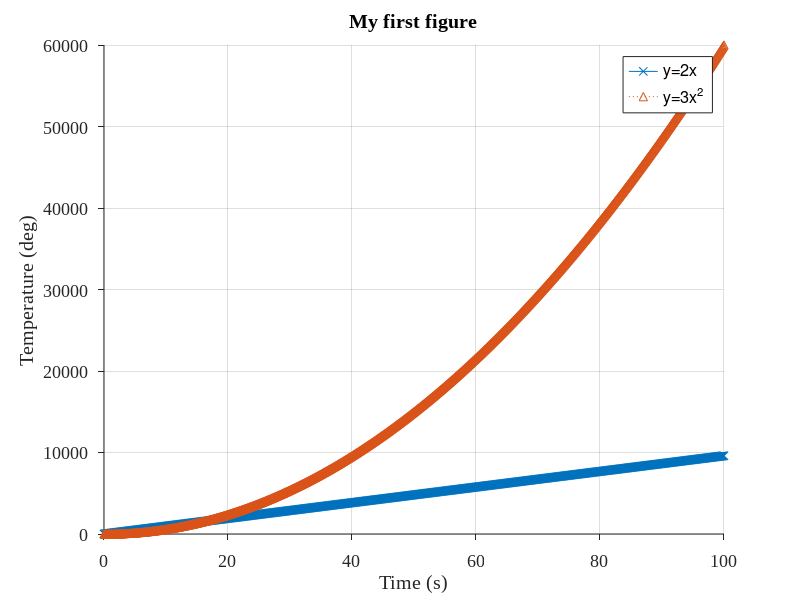
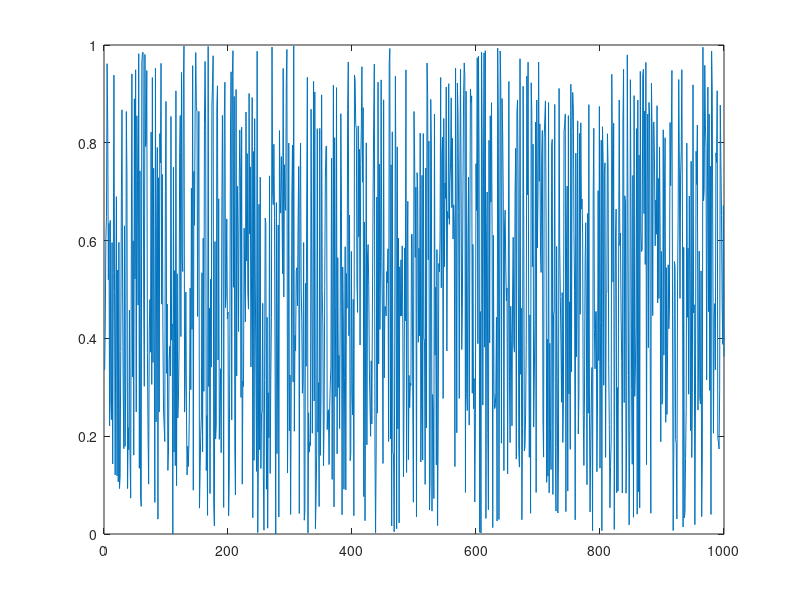

These figures' MATLAB source, in order: (Note: this script raises an error after producing the figures.)
clear all
close all
%% 
% 여기서는 먼저 x  에 대한 설명을 하겠습니다.
% 
% 다음의 그림을 참고하겠습니다.
% 
% 
% 
% 


x = 1;
y = 2;

a = [1 2 3;
     3 5 7;
     7 8 9;];
 
 b = a*2;

 c = a*b;
%%
xconstant = 96;
yconstant = 6;

x = 0:0.1:100;
y = xconstant*x;
y2 = yconstant*x.^2;

figure(1)
clf
hold on
plot(x,y,'-x')
plot(x,y2,':^')
hold off
legend('y=2x','y=3x^2')
xlabel('Time (s)'); 
ylabel('Temperature (deg)')
grid on
title('My first figure')
set(gca,'FontName','Times new roman','Fontsize',13,'Tickdir','out');
%%
for i =1:1000
    xtime(i) = i; 
    xrand(i) = rand;
end

figure
plot(xtime,xrand)

figure
histogram(xrand,100)

%%
round = 50000
count = 0;
for i =1:round
    xdata(i) = rand;
    ydata(i) = rand;
    if (sqrt(xdata(i)^2+ydata(i)^2)<1)
        count = count + 1;
    end
end

figure
scatter(xdata,ydata)

my_pi = 4*count/round
%%
g = 9.8;%(m/s2)
pwrx = 0:0.5:12;
pwry = 2*g*log10(pwrx);
figure(3)
plot(pwrx,pwry);

time = 0;
drone.pos = 0;
drone.despos = 5; %(m)
drone.vel =0; %(m/s)
drone.acc = 0; %(m/s2)
dt = 0.01;

result.pos = [];
result.acc = [];
result.vel = [];
result.e = [];
kp=1;
ki=0.05;
kd=0.05;
fric =0.1;

while(time<50)
   
   time = time + dt;
   
   e = drone.despos-drone.pos;
   Pval = e*kp;
   Ival = e*time*ki;
   Dval = e/dt*kd;
   PID = Pval +Ival +Dval -sign(e)*fric;
   
   drone.acc = PID-g;
   drone.vel = drone.vel + drone.acc*dt;
   drone.pos = drone.pos + drone.vel*dt;
   
   result.pos = [result.pos;drone.pos];
   result.vel = [result.vel;drone.vel];
   result.acc = [result.acc;drone.acc];
   result.e = [result.e;e];
end

figure
hold on
plot(0:dt:50,result.pos);
plot(0:dt:50,result.vel);
plot(0:dt:50,result.acc);
plot(0:dt:50,result.e);
hold off
legend('pos','vel','acc')
xlim([0 50]);ylim([-10 10])